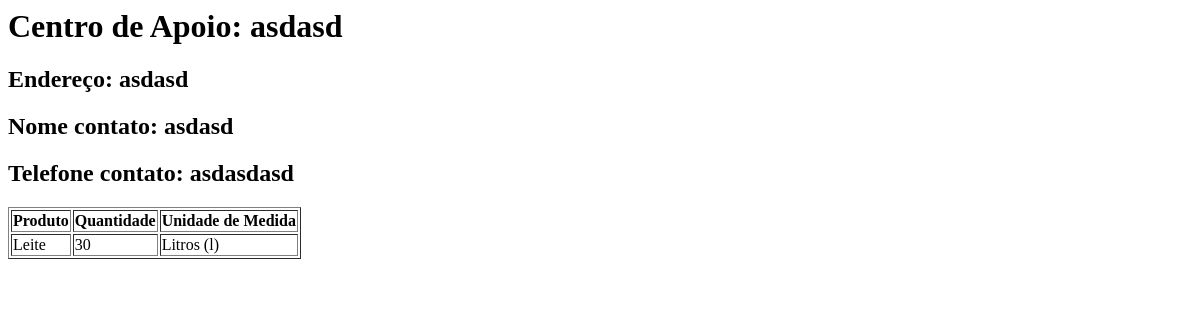
Before: /user/view/user_get_demanda_centro.php?centro_id=2 with the older database file.
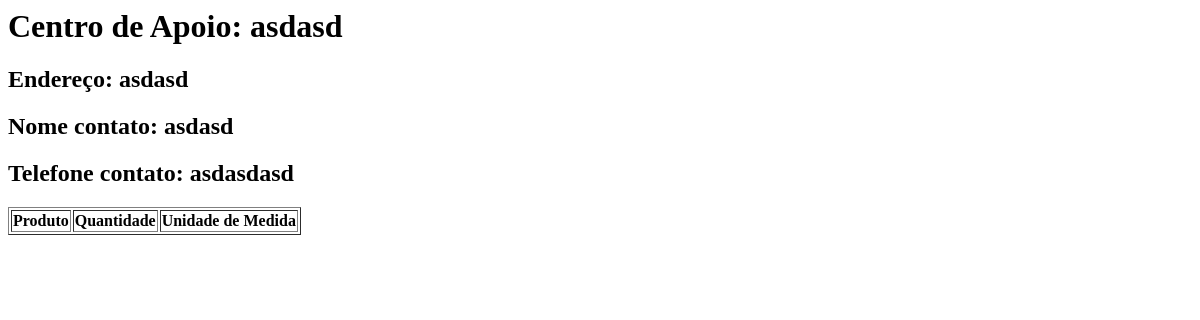
After: the same page with the newer database file.
### tables this page shows
CREATE TABLE centro_apoio (
    id INTEGER,
    nome TEXT NOT NULL,
    endereco TEXT NOT NULL,
    nome_contato TEXT NOT NULL, 
    telefone_contato TEXT NOT NULL,
    PRIMARY KEY("id" AUTOINCREMENT)
);

CREATE TABLE demanda (
    centro_id INTEGER NOT NULL,
    produto_id INTEGER NOT NULL,
    quantidade INT(4) NOT NULL,
    PRIMARY KEY (centro_id , produto_id),
    FOREIGN KEY (centro_id) REFERENCES centro_apoio (id),
    FOREIGN KEY (produto_id) REFERENCES produto (id)
);

CREATE TABLE produto (
    id INTEGER,
    nome TEXT NOT NULL,
    unidade_medida TEXT NOT NULL,
    PRIMARY KEY("id" AUTOINCREMENT)
);

### user/model/user_dao.php (called while the page is built, shortened)
<?php
function getDadosCentro($id) {
    $db = new SQLite3( '../../database/doacoespet.db' );
    $sql = "SELECT * FROM centro_apoio WHERE id='$id'";
    $results = $db->query( $sql );
    return $results->fetchArray();
    return $arr;
}
function getDemandasCentro($centro_id) {
    $db = new SQLite3( '../../database/doacoespet.db' );
    $sql = "SELECT p.nome, p.unidade_medida, d.quantidade FROM demanda d, produto p WHERE d.centro_id=$centro_id ORDER BY p.nome DESC";
    $results = $db->query( $sql );
    $arr = array();
    $i = 0;
    while ($row = $results->fetchArray()) {
        $arr[$i] = $row;
        $i++;
    }
    return $arr;
}
?>

### user/view/user_get_demanda_centro.php (the view, shortened to what this page needs)
<?php
   include '../model/user_dao.php';
?>
<html>
<?php
    $dados_centro = getDadosCentro($_GET['centro_id']);
   echo "<h1>Centro de Apoio: " .  $dados_centro['nome'] . "</h1>";
   echo "<h2>Endereço: " .  $dados_centro['nome'] . "</h2>";
   echo "<h2>Nome contato: " .  $dados_centro['nome_contato'] . "</h2>";
   echo "<h2>Telefone contato: " .  $dados_centro['telefone_contato'] . "</h2>";
?>
<table border=1>
   <tr>
      <th>Produto</th>
      <th>Quantidade</th>
      <th>Unidade de Medida</th>
   </tr>
   <?php
       $demandas = getDemandasCentro($_GET['centro_id']);
       foreach ( $demandas as $demanda ) {
          $nome = $demanda['nome'];
          $unidade_medida = $demanda['unidade_medida'];
          $quantidade = $demanda['quantidade'];
          echo "<tr><td>$nome</td><td>$quantidade</td><td>$unidade_medida</td></tr>";
       }
   ?>
</table>
</html>

Changed rows visible on the page:
removed demanda: produto.nome "Leite", quantidade "30", produto.unidade_medida "Litros (l)"
